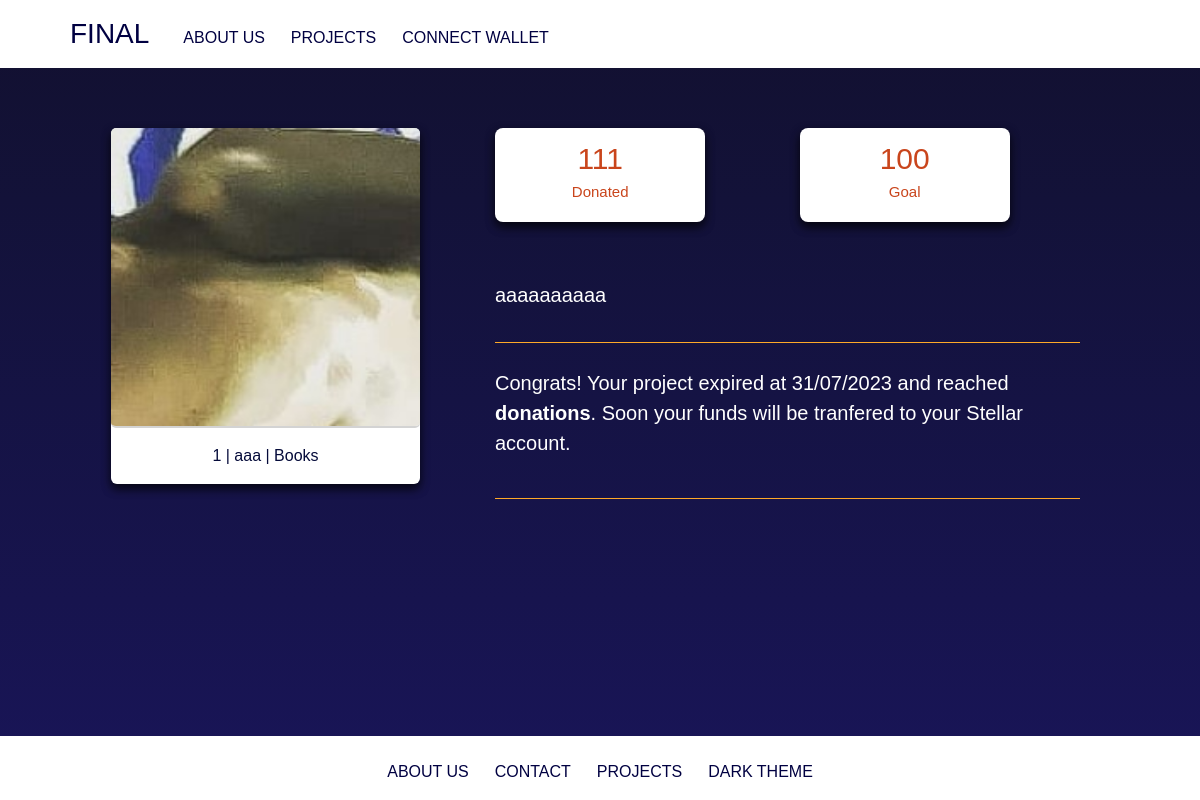
The app's page /project/1 with its own data.
### tables this page shows
CREATE TABLE 'projects' (
    id INTEGER PRIMARY KEY,
    public_key TEXT,
    name TEXT,
    category TEXT,
    created_at TIMESTAMP DEFAULT CURRENT_TIMESTAMP
, 'status' TEXT, 'goal' INTEGER, 'expire_date' DATETIME,'image_path' TEXT, 'description' TEXT);

### app.py (the view, shortened to what this page needs)
@app.route("/project/<int:project_id>", methods=["GET", "POST"])
def project_page(project_id):
    project = search_projects(id=project_id)[0]
    return render_template('project.html', project=project)

### app.py (called while the page is built)
@app.context_processor
def global_variables():
    admin_account = "GCLMA7L4TWKF2NZYKT3W5OZCJ6IBLLPN3P7Q5JRFRTV3FRMCR3BEGYQR"
    categories_list = ["Books", "Games", "Music", "Technology"]
    status_list = ["Active", "Fund", "Refund", "Successful", "Unsuccessful"]
    return dict(categories_list=categories_list, status_list=status_list, admin_account=admin_account)

@app.after_request
def after_request(response):
    response.headers["Cache-Control"] = "no-cache, no-store, must-revalidate"
    response.headers["Expires"] = 0
    response.headers["Pragma"] = "no-cache"
    return response

### helpers.py (called while the page is built)
def format_date(date, date_type):
    if date_type == "long_datetime_db":
        dt = datetime.strptime(date, "%Y-%m-%d")
        new_date = dt.replace(hour=23, minute=59, second=59)
    elif date_type == "medium_string":
        new_date = datetime.strptime(date, "%Y-%m-%d %H:%M:%S").strftime("%d/%m/%Y")
    elif date_type == "long_datetime":
        new_date = datetime.strptime(date, "%Y-%m-%d %H:%M:%S")
    return new_date

def calculate_project_progress(projects_list):
    for project in projects_list:
        amount_donations = db.execute("SELECT SUM(amount) as donations FROM transactions WHERE project_id = ? AND type = ?", project["project_id"], "donation")[0]
        if not amount_donations["donations"]:
            amount_donations["donations"] = 0
        project["total_donations"] = amount_donations["donations"]
        project["funding_progress"] = f'{math.floor(project["total_donations"] / project["goal"] * 100)}%'
    return projects_list

### templates/project.html (shortened to what this page needs)
{% extends "layout.html" %}
{% block main %}
  <div class="container" id="projectPageContainer">
    <div class="row">
      <div class="col-lg-5">
        <div class="card mb-3 w-75">
          <img class="card-img" id="projectImage" src="{{ url_for('static', filename='uploads/' + project['image_path']) }}" alt="project image">
            <div class="card-text">
            <div class="card-body">
              <div class="card-text">
                {{ project["project_id"] }} | {{ project["name"] }} | {{ project["category"] }}
              </div>
            </div>
            </div>
          </div>
      </div>
      <div class="col-lg-7">
        <div class="row">
          <div class="col">
            <div class="info-card w-75">
              <div class="info-card-title">{{ project['total_donations'] }}</div>
              <p class="info-card-text">Donated</p>
            </div>
          </div>
          <div class="col">
            <div class="info-card w-75">
              <div class="info-card-title">{{ project['goal'] }}</div>
              <p class="info-card-text">Goal</p>
            </div>
          </div>
        </div>
        <div class="row text-start mt-5">
          <div class="col">
            <p class="fs-5 mw-50">
            {{ project["description"] }}
            </p>
          </div>
        </div>
        <hr class="hr">
        {% if project["status"] == "active" %}
          {% if project["public_key"] != session["public_key"] %}
            <div class="row">
              <div class="col">
                <p class="text-center fs-5">
                  This project already reached its goal, but you can donate until {{ project["expire_date"] }}
                </p>
              </div>
            </div>
            <div class="d-flex flex-column flex-md-row ">
              <div class="col-sm my-auto">
                <button type="button" class="btn btn-light p-3" id="backProjectButton" data-bs-toggle="collapse" data-bs-target="#donationCollapse" aria-expanded="false" aria-controls="collapseExample"  name="{{ session['public_key'] }}" onclick="checkUser(this)">
                  BACK THIS PROJECT
                </button>
              </div>
              <div class="vr"></div>
              <div class="col-sm">
                <div class="collapse pe-1" id="donationCollapse">
                  <form class="d-flex p-2">
                    <input required type="number" class="form-control mx-3 w-50" id="donationAmount" name="donationAmount" min="1" placeholder="Amount">
                    <button type="submit" class="btn btn-light" id="donateButton" onclick="processDonation()">DONATE</button>
                  </form>
                </div>
              </div>
            </div>
          {% else %}
            <div class="row">
              <div class="col">
                <p class="text-start fs-5">
                  Your project's goal wasn't reached yet, but you have until {{ project["expire_date"] }} to receive donations.
                </p>
                <button class="btn btn-light mx-auto p-3 w-25" data-bs-toggle="modal" data-bs-target="#editProjectModal">
                  EDIT PROJECT
                </button>
              </div>
            </div>
          {% endif %}
        {% else %}
          <div class="row">
            <div class="col">
              {% if project["status"] == "funded" %}
                <p class="text-start fs-5">
                  Congrats! Your project expired at {{ project["expire_date"] }} and reached <b>{{ project["donations"] }} donations</b>.
                </p>
              {% elif project["status"] == "fund" %}
                <p class="text-start fs-5">
                  Congrats! Your project expired at {{ project["expire_date"] }} and reached <b>{{ project["donations"] }} donations</b>. Soon your funds will be tranfered to your Stellar account.
                </p>
              {% else %}
                <p class="text-start fs-5">
                  Unfortunally your project <b>expired at {{ project["expire_date"] }} </b> and didn't reached the goal.
                </p>
              {% endif %}
            </div>
          </div>
        {% endif %}
        <hr class="mt-4">
      </div>
    </div>
  </div>
{% endblock %}

### static/styles.css (style rules this page uses)
html { min-height: 100%; }
body { background: linear-gradient(180deg, #0D062D, #1C0A6B); background-image: linear-gradient(to bottom, #12102f, #131239, #151344, #17144e, #191559); background-size: cover; color: white; display: flex; flex-direction: column; font-family: 'Trebuchet MS', sans-serif; min-width: 100%; text-align: center; min-height: 100vh; }
hr { color: #FEA928; height: 10px; opacity: 1; }
.card { border: transparent; box-shadow: 0 4px 10px 0 rgba(0, 0, 0, 0.5), 0 6px 10px 0 rgba(0, 0, 0, 0.4); margin: auto; max-width: 340px; text-align: center; }
.card-img { border-bottom: 2px solid lightgrey; max-height: 300px; }
.card-body { max-height: 100px; }
.card-text { color: #050B3A; }
.info-card { background-color: white; border-radius: 0.5rem; box-shadow: 0 4px 10px 0 rgba(0, 0, 0, 0.5), 0 6px 10px 0 rgba(0, 0, 0, 0.4); margin-bottom: 10px; padding: 3%; text-align: center; width: 95%; }
.info-card-title { color: #c9451c; font-size: 30px; }
.info-card-text { color: #c9451c; font-size: 15px; margin-bottom: inherit; }
#projectPageContainer { margin-top: 5%; margin-bottom: 5%; min-height: 100%; min-width: 100%; padding-left: 5%; padding-right: 10%; text-align: center; }

### records on screen
projects: image_path (picture), project_id "1", name "aaa", category "Books", goal "100", description "aaaaaaaaaa", expire_date "31/07/2023"

### other values on screen
{{ project['total_donations'] }} "111"
